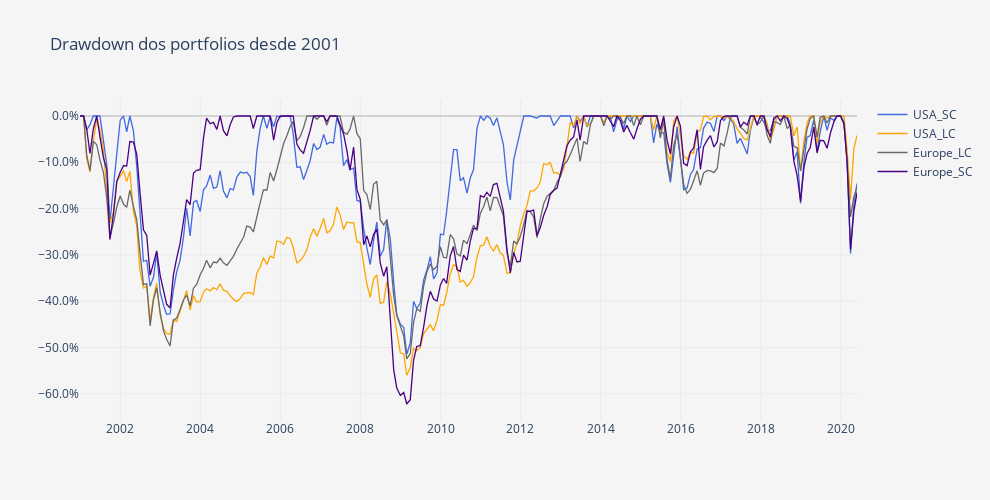

Source (notebook cell):
### Code cell
DD = pa.compute_drawdowns(fundos)
DD = DD /100

layout = go.Layout(
    title='Drawdown dos portfolios desde 2001',
    plot_bgcolor='#f5f5f5',
    paper_bgcolor='#f5f5f5',
    width=990,
    height=500,
    xaxis=dict(
        title='',
        showgrid=True,
        gridcolor='#ebebeb',
        titlefont=dict(size=12),
    ),
    yaxis=dict(
        title='',
        showgrid=True,
        gridcolor='#ebebeb',
        zeroline=True, # Adicionar ou não a zero line
        zerolinecolor='#d2d2d2',
        tickformat=".1%" # tickformat=".2%" se quiseres mais casas decimais
    ))

trace0 = go.Scatter(
    x = DD.index,
    y = DD.iloc[:, 0],
    name = DD.columns.to_list()[0],
    line = dict(
        color = 'royalblue',
        width = 1.3)
)

trace1 = go.Scatter(
    x = DD.index,
    y = DD.iloc[:, 1],
    name = DD.columns.to_list()[1],
    line = dict(
        color = 'orange',
        width = 1.3)
)

trace2 = go.Scatter(
    x = DD.index,
    y = DD.iloc[:, 2],
    name = DD.columns.to_list()[2],
    line = dict(
        color = 'dimgrey',
        width = 1.3)
)

trace3 = go.Scatter(
    x = DD.index,
    y = DD.iloc[:, 3],
    name = DD.columns.to_list()[3],
    line = dict(
        color = 'indigo',
        width = 1.3)
)

data = [trace0, trace1, trace2, trace3]
        
fig = go.Figure(data=data, layout=layout)
py.iplot(fig)

### Figure 1 — Plotly figure (JSON) as saved in the notebook; plotly's stock layout.template omitted (floating-point values rounded to 4 significant figures; data arrays with more than 128 entries replaced by an {"elided": "..."} marker saying what was removed)
{"data": [{"line": {"color": "royalblue", "width": 1.3}, "name": "USA_SC", "type": "scatter", "x": {"elided": "234 str values"}, "y": {"elided": "234 float values"}}, {"line": {"color": "orange", "width": 1.3}, "name": "USA_LC", "type": "scatter", "x": {"elided": "234 str values"}, "y": {"elided": "234 float values"}}, {"line": {"color": "dimgrey", "width": 1.3}, "name": "Europe_LC", "type": "scatter", "x": {"elided": "234 str values"}, "y": {"elided": "234 float values"}}, {"line": {"color": "indigo", "width": 1.3}, "name": "Europe_SC", "type": "scatter", "x": {"elided": "234 str values"}, "y": {"elided": "234 float values"}}], "layout": {"height": 500, "paper_bgcolor": "#f5f5f5", "plot_bgcolor": "#f5f5f5", "title": {"text": "Drawdown dos portfolios desde 2001"}, "width": 990, "xaxis": {"autorange": true, "gridcolor": "#ebebeb", "range": ["2000-12-29", "2020-05-29"], "showgrid": true, "title": {"font": {"size": 12}, "text": ""}, "type": "date"}, "yaxis": {"autorange": true, "gridcolor": "#ebebeb", "range": [-0.6568, 0.03457], "showgrid": true, "tickformat": ".1%", "title": {"text": ""}, "type": "linear", "zeroline": true, "zerolinecolor": "#d2d2d2"}}}
